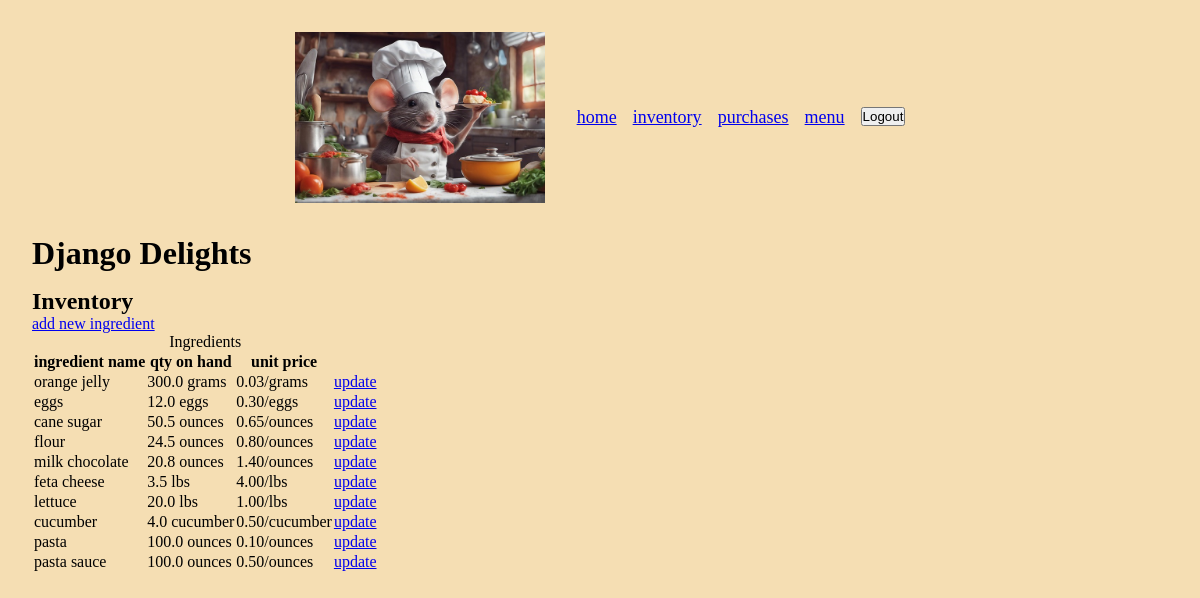
Before: /inventory/ (signed in) with the older database file.
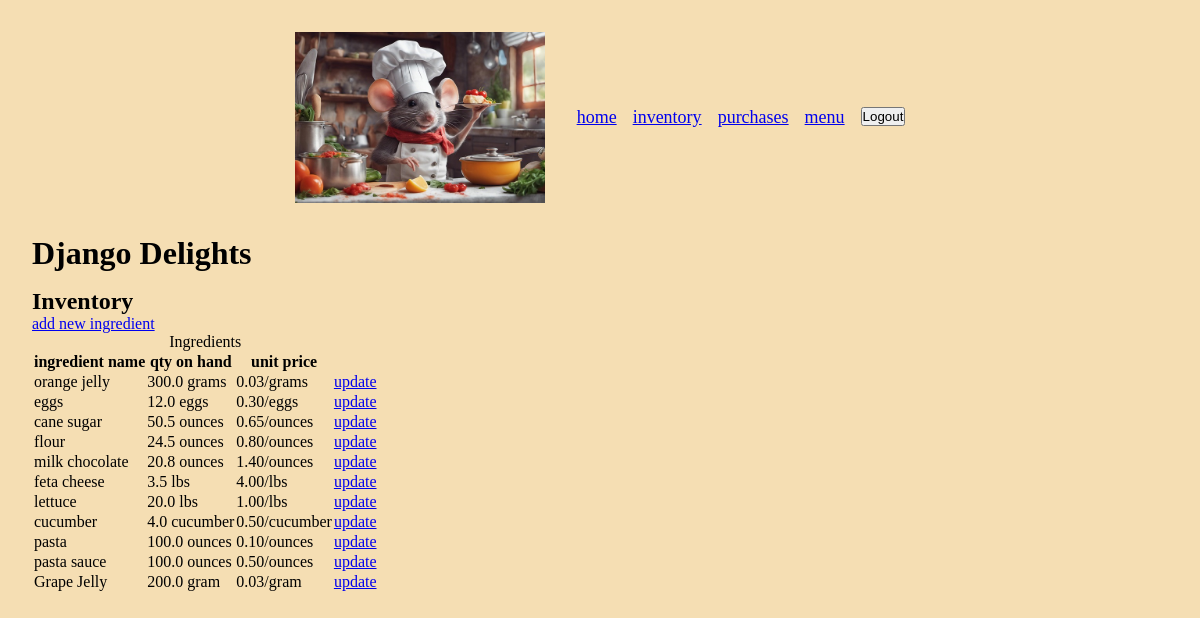
After: the same page with the newer database file.
### inventory/models.py (models this page shows, shortened)
class Ingredient(models.Model):
    ingredient_name = models.CharField(max_length=200)
    ingredient_inv_qty = models.FloatField(validators=[MinValueValidator(0)])
    ingredient_unit = models.CharField(max_length=200)
    ingredient_unit_price = models.FloatField(
        validators=[MinValueValidator(0)])

### inventory/views.py (the view)
# urls.py: path('inventory/', views.CurrentInventory.as_view(), name='inventory'),
class CurrentInventory(LoginRequiredMixin, ListView):
    model = Ingredient
    context_object_name = 'currInventory'
    template_name = 'inventory/inventory.html'
    login_url = '/login/'
    title = 'Inventory-Django Delights'
    def get_title(self):
        return self.title
    def get_context_data(self, **kwargs):
        context = super().get_context_data(**kwargs)
        context['title'] = self.get_title()
        return context

### inventory/templates/inventory/inventory.html (shortened to what this page needs)
{% extends 'inventory/base.html' %}
{% block content %}
<h2>Inventory</h2>
<a href="{% url 'new_ingredient' %}">add new ingredient</a>
<table>
  <caption>
    Ingredients
  </caption>
  <thead>
    <tr>
      <th>ingredient name</th>
      <th>qty on hand</th>
      <th>unit price</th>
      <th></th>
    </tr>
  </thead>
  <tbody>
    {% for ingredient in currInventory %}
    <tr>
      <td>{{ ingredient.ingredient_name }}</td>
      <td>
        <span>{{ ingredient.ingredient_inv_qty }}</span>
        <span>{{ ingredient.ingredient_unit }}</span>
      </td>
      <td>
        <span>{{ ingredient.ingredient_unit_price|floatformat:2}}</span>/<span
          >{{ingredient.ingredient_unit }}</span
        >
      </td>
      <td><a href="{% url 'update_inventory' ingredient.pk %}">update</a></td>
    </tr>
    {% endfor %}
  </tbody>
</table>
{% endblock %}

Changed rows visible on the page:
added Ingredient: ingredient_name "Grape Jelly", ingredient_inv_qty "200.0", ingredient_unit "gram", ingredient_unit_price "0.03"
